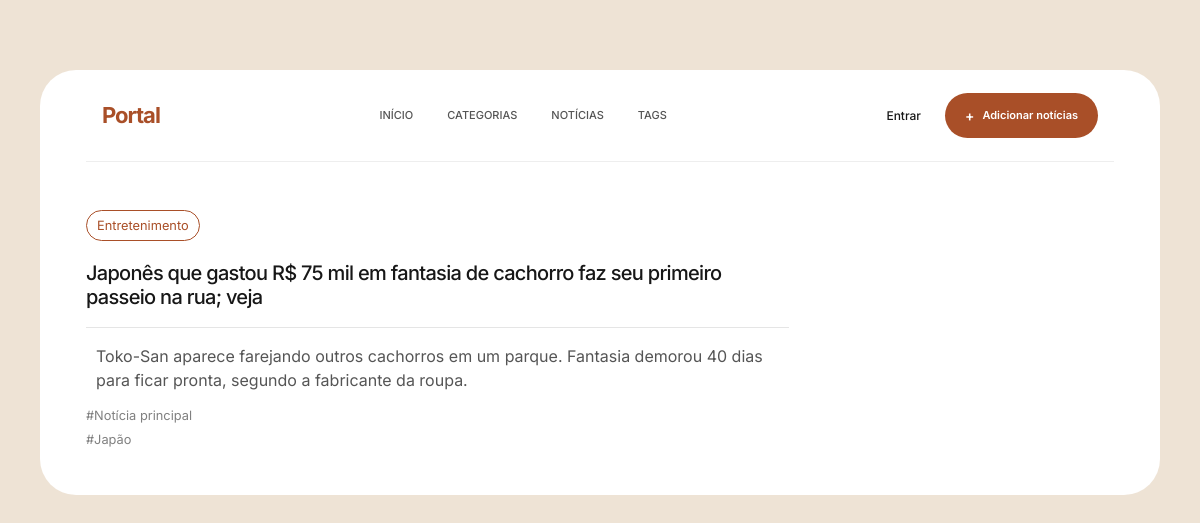
The page /noticias/detalhes_noticia/9 on the database its author committed.
### noticias/models.py (models this page shows, shortened)
class Noticia(models.Model):
    manchete = models.CharField(max_length=200)
    descricao = models.TextField()
    categoria = models.ForeignKey(Categoria, on_delete=models.PROTECT, related_name='noticias')
    tags = models.ManyToManyField('Tag', related_name='noticias')

class Categoria(models.Model):
    nome = models.CharField(max_length=100)

class Tag(models.Model):
    titulo = models.CharField(max_length=50)

### noticias/views.py (the view)
# urls.py: path('detalhes_noticia/<int:id>', detalhes_noticia, name='detalhes_noticia'),
def detalhes_noticia(request, id):
    noticia = get_object_or_404(Noticia, id=id)
    return render(request, 'noticias/detalhes_noticia.html', {'noticia': noticia})

### noticias/templates/noticias/detalhes_noticia.html (shortened to what this page needs)
{% extends 'base.html' %}
{% block content %}
<section class="hero-section">
    <aside class="latest-newsno-home">
        <div class="categorias-lista">
            <small>{{ noticia.categoria.nome }}</small>
        </div>
        <div class="section-heading">
            <h2>{{ noticia.manchete }}</h2>
        </div>
        <hr>
        <p class="descricao-noticia">
            {{ noticia.descricao }}
        </p>
        {% for tag in noticia.tags.all %}
            <div>
                <small style="color: grey;">#{{ tag.titulo }}</small>
            </div>
        {% endfor %}
    </aside>
</section>
{% endblock %}

### static/css/baseportal.css (style rules this page uses)
* { margin: 0; padding: 0; box-sizing: border-box; }
html { scroll-behavior: smooth; }
body { font-family: "Inter", sans-serif; background: #eee3d5; color: #171717; }
.hero-section { display: grid; grid-template-columns: minmax(0, 2.1fr) minmax(260px, 0.9fr); gap: 24px; margin-top: 48px; }
.section-heading { margin-bottom: 18px; }
.section-heading h2 { font-size: 20px; letter-spacing: -0.7px; }
.categorias-lista { display: flex; gap: 7px; margin-bottom: 20px; }
.categorias-lista > p, .categorias-lista > small { display: block; width: fit-content; height: fit-content; padding: 5px 10px; border: 1px solid #a94f28; border-radius: 20px; color: #a94f28; }
.descricao-noticia { margin: 10px; color: #555; }

### rows shown on the page
Noticia: categoria.nome "Entretenimento", manchete "Japonês que gastou R$ 75 mil em fantasia de cachorro faz seu primeiro passeio na rua; veja", descricao "Toko-San aparece farejando outros cachorros em um parque. Fantasia demorou 40 dias para ficar pronta, segundo a fabricante da roupa."
Tag: titulo "Notícia principal"
Tag: titulo "Japão"
